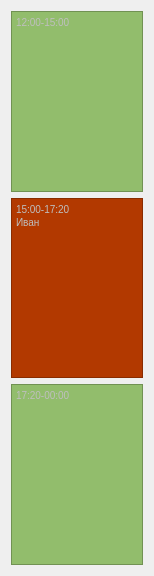
                     <widget class="QWidget" name="scrollAreaWidgetContents_4">
                      <property name="geometry">
                       <rect>
                        <x>0</x>
                        <y>0</y>
                        <width>154</width>
                        <height>576</height>
                       </rect>
                      </property>
                      <layout class="QVBoxLayout" name="verticalLayout_16">
                       <item>
                        <widget class="QTextEdit" name="textEdit_8">
                         <property name="enabled">
                          <bool>false</bool>
                         </property>
                         <property name="minimumSize">
                          <size>
                           <width>0</width>
                           <height>50</height>
                          </size>
                         </property>
                         <property name="maximumSize">
                          <size>
                           <width>16777215</width>
                           <height>16777215</height>
                          </size>
                         </property>
                         <property name="styleSheet">
                          <string notr="true">background-color: rgb(146, 189, 108);</string>
                         </property>
                         <property name="html">
                          <string>&lt;!DOCTYPE HTML PUBLIC &quot;-//W3C//DTD HTML 4.0//EN&quot; &quot;http://www.w3.org/TR/REC-html40/strict.dtd&quot;&gt;
&lt;html&gt;&lt;head&gt;&lt;meta name=&quot;qrichtext&quot; content=&quot;1&quot; /&gt;&lt;style type=&quot;text/css&quot;&gt;
p, li { white-space: pre-wrap; }
&lt;/style&gt;&lt;/head&gt;&lt;body style=&quot; font-family:'MS Shell Dlg 2'; font-size:7.8pt; font-weight:400; font-style:normal;&quot;&gt;
&lt;p style=&quot; margin-top:0px; margin-bottom:0px; margin-left:0px; margin-right:0px; -qt-block-indent:0; text-indent:0px;&quot;&gt;12:00-15:00&lt;/p&gt;&lt;/body&gt;&lt;/html&gt;</string>
                         </property>
                        </widget>
                       </item>
                       <item>
                        <widget class="QTextEdit" name="textEdit_9">
                         <property name="enabled">
                          <bool>false</bool>
                         </property>
                         <property name="minimumSize">
                          <size>
                           <width>0</width>
                           <height>50</height>
                          </size>
                         </property>
                         <property name="maximumSize">
                          <size>
                           <width>16777215</width>
                           <height>16777215</height>
                          </size>
                         </property>
                         <property name="styleSheet">
                          <string notr="true">background-color: rgb(178, 57, 0);</string>
                         </property>
                         <property name="html">
                          <string>&lt;!DOCTYPE HTML PUBLIC &quot;-//W3C//DTD HTML 4.0//EN&quot; &quot;http://www.w3.org/TR/REC-html40/strict.dtd&quot;&gt;
&lt;html&gt;&lt;head&gt;&lt;meta name=&quot;qrichtext&quot; content=&quot;1&quot; /&gt;&lt;style type=&quot;text/css&quot;&gt;
p, li { white-space: pre-wrap; }
&lt;/style&gt;&lt;/head&gt;&lt;body style=&quot; font-family:'MS Shell Dlg 2'; font-size:7.8pt; font-weight:400; font-style:normal;&quot;&gt;
&lt;p style=&quot; margin-top:0px; margin-bottom:0px; margin-left:0px; margin-right:0px; -qt-block-indent:0; text-indent:0px;&quot;&gt;15:00-17:20&lt;/p&gt;
&lt;p style=&quot; margin-top:0px; margin-bottom:0px; margin-left:0px; margin-right:0px; -qt-block-indent:0; text-indent:0px;&quot;&gt;Иван&lt;/p&gt;&lt;/body&gt;&lt;/html&gt;</string>
                         </property>
                        </widget>
                       </item>
                       <item>
                        <widget class="QTextEdit" name="textEdit_10">
                         <property name="enabled">
                          <bool>false</bool>
                         </property>
                         <property name="minimumSize">
                          <size>
                           <width>0</width>
                           <height>50</height>
                          </size>
                         </property>
                         <property name="maximumSize">
                          <size>
                           <width>16777215</width>
                           <height>16777215</height>
                          </size>
                         </property>
                         <property name="styleSheet">
                          <string notr="true">background-color: rgb(146, 189, 108);</string>
                         </property>
                         <property name="html">
                          <string>&lt;!DOCTYPE HTML PUBLIC &quot;-//W3C//DTD HTML 4.0//EN&quot; &quot;http://www.w3.org/TR/REC-html40/strict.dtd&quot;&gt;
&lt;html&gt;&lt;head&gt;&lt;meta name=&quot;qrichtext&quot; content=&quot;1&quot; /&gt;&lt;style type=&quot;text/css&quot;&gt;
p, li { white-space: pre-wrap; }
&lt;/style&gt;&lt;/head&gt;&lt;body style=&quot; font-family:'MS Shell Dlg 2'; font-size:7.8pt; font-weight:400; font-style:normal;&quot;&gt;
&lt;p style=&quot; margin-top:0px; margin-bottom:0px; margin-left:0px; margin-right:0px; -qt-block-indent:0; text-indent:0px;&quot;&gt;17:20-00:00&lt;/p&gt;&lt;/body&gt;&lt;/html&gt;</string>
                         </property>
                        </widget>
                       </item>
                      </layout>
                     </widget>
